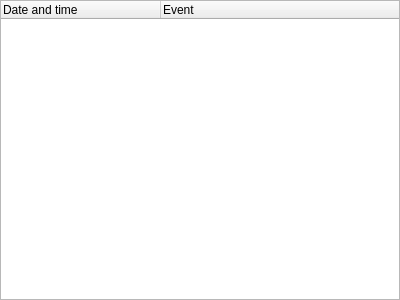
<?xml version="1.0" encoding="UTF-8"?>
<ui version="4.0">
 <class>RouterStatusWidget</class>
 <widget class="QWidget" name="RouterStatusWidget">
  <property name="geometry">
   <rect>
    <x>0</x>
    <y>0</y>
    <width>400</width>
    <height>300</height>
   </rect>
  </property>
  <layout class="QVBoxLayout" name="verticalLayout">
   <property name="leftMargin">
    <number>0</number>
   </property>
   <property name="topMargin">
    <number>0</number>
   </property>
   <property name="rightMargin">
    <number>0</number>
   </property>
   <property name="bottomMargin">
    <number>0</number>
   </property>
   <item>
    <widget class="QTreeWidget" name="tree_events">
     <property name="rootIsDecorated">
      <bool>false</bool>
     </property>
     <property name="uniformRowHeights">
      <bool>true</bool>
     </property>
     <property name="itemsExpandable">
      <bool>false</bool>
     </property>
     <attribute name="headerDefaultSectionSize">
      <number>160</number>
     </attribute>
     <column>
      <property name="text">
       <string>Date and time</string>
      </property>
     </column>
     <column>
      <property name="text">
       <string>Event</string>
      </property>
     </column>
    </widget>
   </item>
  </layout>
 </widget>
 <resources/>
 <connections/>
</ui>
